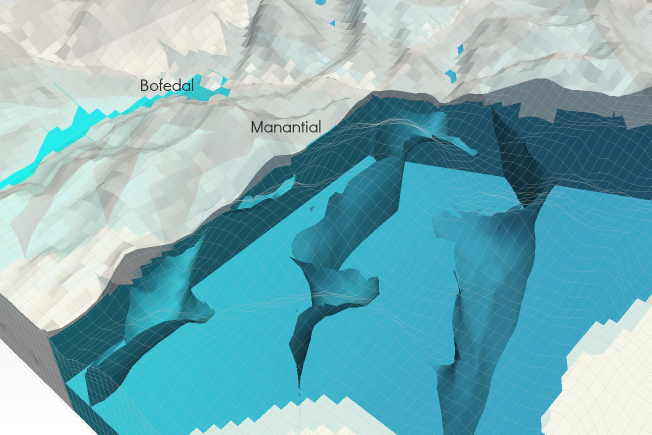
#> input picture Png/Options/rawimage.png, 1303 x 869 px (shown at 1/2 size)
$ jupyter execute --allow-errors How-to-make-banners-for-social-networks-with-Python.ipynb   (shell and % lines are left out)
#> lines starting #> are read from the running program, lines starting #| are printed output that depends on the picture
# How to make banners for social networks with Python

Sometimes we want to make a banner to share something on the social networks. Banners are more likely to be "liked" and shared rather than sharing the link alone. We can make a banner like this using software like Inkscape, GIMP, Office or other. We got 22 likes and 5 shares on Facebook.

[cell 1]
from IPython.display import Image
Image(filename='Png/Options/bannerexample.jpg')

However, in order to do a banner for every idea, new content or event will become very tedious. If you are not a wealthy startup or a part of a organization with graphic designers you must to spend hours in becoming more success on the social networks.

## In the beginning, Python was not enough

We wanted to make the banner just with pure Python code by using matplotlib. We had some success at the beginning, but finally we crash on putting the logo on the canvas. It was quite frustrating to spend hours of programming and then drop the code because is useless. But we didn’t gave up. The idea of having this tool was still of our interest and we came back to Python but with a little modification on the scope. That means that we were going to use Python to manage Latex.

## How does the Python - Latex code work

The code does basically the following:

- Open the image
- Puts a background
- Set the phrase / text
- Adds a logo
- Export as PDF
- Convert the PDF into JPG

[cell 2]
# This is the list of packages we will need
%pylab inline
from PIL import Image
from shapely.geometry.polygon import Polygon
from descartes import PolygonPatch
from matplotlib import pyplot as plt
from matplotlib.pyplot import imshow

[cell 3]
#We define the function that set ups the backgroun
def BackgroundGenerator(imagen):
    #----------
    #Definimos poligono
    poligonotexto = Polygon([(0, 200), (1200, 200), (1200, 700), (0, 700)])
    polycolor = PolygonPatch(poligonotexto, color='#3F83B7',alpha=0.7)

    #----------
    #Definimos figura y subplot
    fig = plt.figure(figsize=(12,9), dpi=100)
    ax = fig.add_subplot(111)
    ax = fig.add_axes([0,0,1,1])
    ax.add_patch(polycolor)
    #----------
    #Definimos la imagen principal
    #quitamos el borde de la principal
    ax.spines['top'].set_visible(False)
    ax.spines['right'].set_visible(False)
    ax.spines['bottom'].set_visible(False)
    ax.spines['left'].set_visible(False)

    plt.tick_params(
                    axis='both',
                    which='both',
                    bottom='off',
                    top='off',
                    right='off',
                    left='off',
                    labelleft='off',
                    labelbottom='off')

    ax.imshow(imagen)
    return fig

[cell 4]
#the code also resizes the image to 1200 x 900 otherwise the banner aligment can be screwed
from PIL import Image
img = Image.open ('Png/Options/rawimage.png')
#> img is the input picture: PIL image 1303x869 RGBA; mean R, G, B, A 124.3, 176.4, 184.7, 255
resize = img.resize((1200,900))
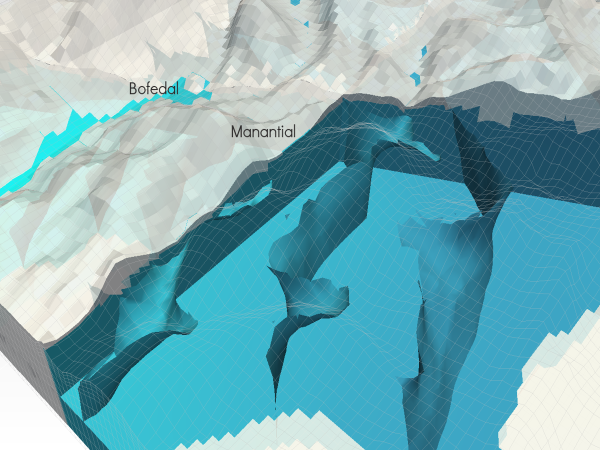
#> resize: PIL image 1200x900 RGBA (shown at 1/2 size); mean R, G, B, A 124.3, 176.4, 184.7, 255
#> (the rest of this cell did not finish here and is left out)
